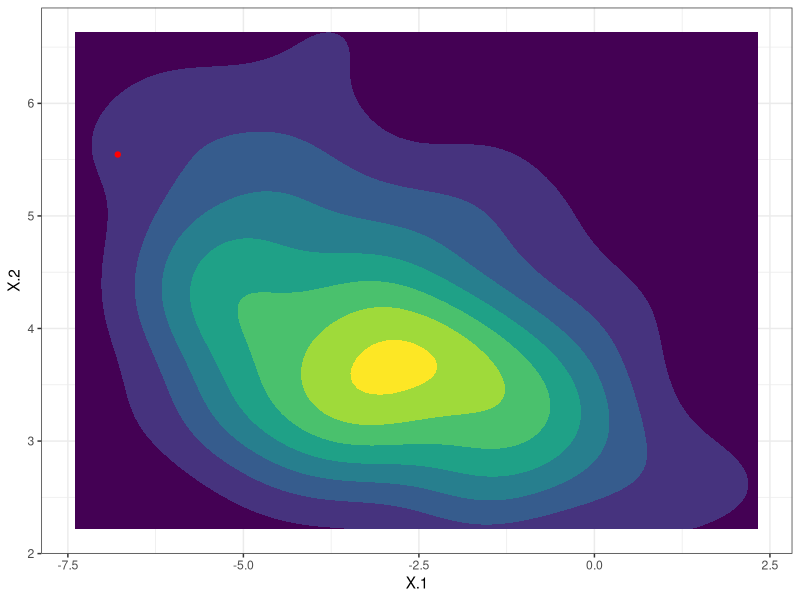

This chart was generated by the following R code: (Note: this script raises an error after producing the figure.)
library(ggplot2)
library(mvtnorm)

setwd("~/git/tyche/inverse_problem/examples/lm-normal-fixed")
rm(list = ls())

set.seed(0)

N = 100
k = 2

# alpha = runif(1, -5, 5)
# beta = runif(k, -5, 5)
# sigma = abs(rnorm(1, 0, 2))
# mu.X = runif(k, -5, 5)
# Sigma.X = rWishart(1, k, diag(k))[,,1]

alpha = 4
beta = c(-2.5, -1.25)
mu.X = c(-3, 4)
Sigma.X = matrix(c(4.5, -0.75, -0.75, 1.25), nrow = 2)
sigma = 0.4

X = rmvnorm(N, mu.X, Sigma.X)
eps = rnorm(N, 0, sigma)
y = c(alpha + X %*% beta + eps)

save(N, k, X, y, file = "data.RData")
save(N, k, alpha, beta, sigma, mu.X, Sigma.X, eps, file = "params.RData")

y.val = tail(sort(y), 2)[1]
y.index = which(y == y.val)
X.val = X[y.index,,drop = FALSE]
y.val = c(alpha + X.val %*% beta)
save(y.val, X.val, file = "values.RData")

df.X = data.frame(X = X)
df.X.val = data.frame(X = X.val)
ggplot(df.X, aes(X.1, X.2)) +
  geom_density_2d_filled() +
  geom_point(data = df.X.val, color = "red") +
  theme_bw() +
  theme(legend.position = "none")
ggsave("images/density-X.png", width = 4, height = 4)

df.y = data.frame(y)
ggplot(df.y, aes(y)) +
  geom_density(fill = "black", alpha = 0.25) +
  geom_vline(xintercept = y.val, color = "red") +
  theme_bw()
ggsave("images/density-y.png", width = 4, height = 4)
